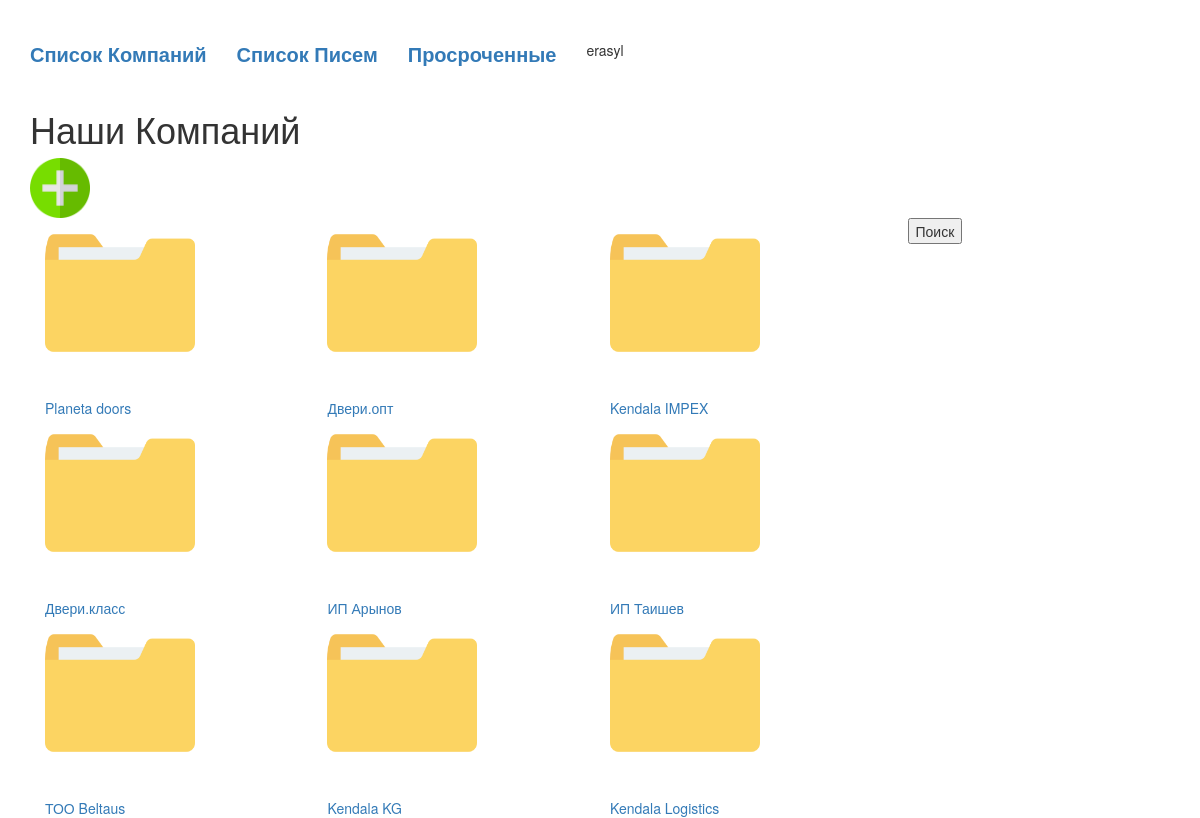
/company_list (signed in), run on the app's committed database.
### blog/models.py (models this page shows)
class OwnCompany(models.Model):
    name = models.CharField('Название Юр.  Лица', max_length=200)
    ebin = models.CharField('БИН РК', max_length=14, blank=True)
    adress = models.CharField('Адрес', max_length=200, blank=True)
    def __str__(self):
        return self.name

### blog/views.py (the view)
# urls.py: path('company_list', views.company_list, name='company_list'),
def company_list(request):
    dogovors = Dogovor.objects.order_by('id')
    companys = OwnCompany.objects.order_by('id')
    context = {
        'dogovors': dogovors,
        'companys': companys,
    }
    return render(request, 'blog/company_list.html', context)

### blog/templates/blog/company_list.html (shortened to what this page needs)
{% extends 'blog/base.html' %}
{% block content %}
    <div class="dogovor_list">
        <h1>Наши Компаний</h1>
        <a href="{% url 'admin:blog_dogovor_add' %}"><img class="plus" src="/media/images/plus.png"></a>
        <div class="row">
            <div class="col-md-9">
                {% for company in companys %}
                    <a href="{% url 'entity_list' pk=company.id %}">
                        <div class="col-md-4 folder">
                            <img src="/media/images/folder.png">
                            <div class="name">{{ company }}</div>
                        </div>
                    </a>
                {% endfor %}
            </div>
            <div class="col-md-3">
                <div class="poisk">
                    <form action="{% url 'search_list' %}" method="get">
                        <button type="submit">Поиск</button>
                    </form>
                </div>
            </div>
        </div>
    </div>
{% endblock %}

### blog/templates/blog/base.html (shortened to what this page needs)
{% load static %}
{% if user.is_authenticated %}
    <html>
        <head>
            <link rel="stylesheet" href="//maxcdn.bootstrapcdn.com/bootstrap/3.2.0/css/bootstrap.min.css">
            <link rel="stylesheet" href="//maxcdn.bootstrapcdn.com/bootstrap/3.2.0/css/bootstrap-theme.min.css">
            <link rel="stylesheet" href="/static/css/style.css">
        </head>
        <body>
            {% if user.get_username == 'Law' or user.is_superuser %}
                <div class="container header">
                    <a href="{% url 'company_list' %}"><div>Список Компаний</div></a>
                    <a href="{% url 'mail_list' %}"><div>Список Писем</div></a>
                    <a href="{% url 'expired_list' %}"><div>Просроченные</div></a>
                    {{ user.get_username }}
                </div>
            {% endif %}
            <div class="container">
                {% block content %}
                {% endblock %}
            </div>
        </body>
    </html>
{% else %}
    Please Login
    <a href="{% url 'user_login' %}"><div>Sign in</div></a>
{% endif %}

### blog/static/css/style.css (style rules this page uses)
.dogovor_list .folder img { width: 150px; }
.dogovor_list .folder .name { margin-top: 30px; }
.dogovor_list .plus { width: 60px; }
.header { display: flex; margin-top: 40px; margin-bottom: 20px; }
.header div { margin-right: 30px; font-size: 20px; font-weight: bold; }

### data on the page
OwnCompany: name "Planeta doors"
OwnCompany: name "Двери.опт"
OwnCompany: name "Kendala IMPEX"
OwnCompany: name "Двери.класс"
OwnCompany: name "ИП Арынов"
OwnCompany: name "ИП Таишев"
OwnCompany: name "ТОО Beltaus"
OwnCompany: name "Kendala KG"
OwnCompany: name "Kendala Logistics"

### other printed values
{{ user.get_username }} "erasyl"
